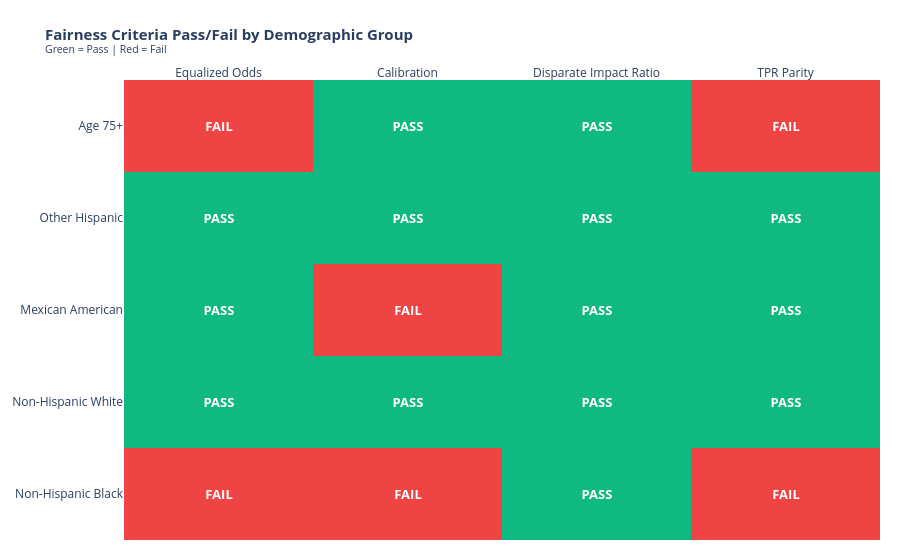

Notebook source saved alongside this figure:
### Markdown cell above
### Panel 3 — Fairness Metrics Pass/Fail Table

### Code cell
# Panel 3 — Fairness Metrics Pass/Fail Heatmap
groups = ['Non-Hispanic Black', 'Non-Hispanic White', 
          'Mexican American', 'Other Hispanic', 'Age 75+']
criteria = ['Equalized Odds', 'Calibration', 'Disparate Impact Ratio', 'TPR Parity']

# 1 = Pass, 0 = Fail
results = [
    [0, 0, 1, 0],  # NHB
    [1, 1, 1, 1],  # NHW
    [1, 0, 1, 1],  # Mexican American
    [1, 1, 1, 1],  # Other Hispanic
    [0, 1, 1, 0],  # Age 75+
]

color_map = [[0, '#EF4444'], [1, '#10B981']]

fig3 = go.Figure(data=go.Heatmap(
    z=results,
    x=criteria,
    y=groups,
    colorscale=[[0, '#EF4444'], [0.5, '#EF4444'], 
                [0.5, '#10B981'], [1, '#10B981']],
    showscale=False,
    text=[['FAIL' if v == 0 else 'PASS' for v in row] for row in results],
    texttemplate='<b>%{text}</b>',
    textfont=dict(color='white', size=13)
))

fig3.update_layout(
    title=dict(
        text='<b>Fairness Criteria Pass/Fail by Demographic Group</b><br>'
             '<sup>Green = Pass | Red = Fail</sup>',
        font=dict(size=15)
    ),
    height=380,
    margin=dict(l=20, r=20, t=80, b=20),
    xaxis=dict(side='top')
)

fig3.show()

### Figure 1 — Plotly figure (JSON) as saved in the notebook; plotly's stock layout.template omitted (floating-point values rounded to 4 significant figures)
{"data": [{"colorscale": [[0, "#EF4444"], [0.5, "#EF4444"], [0.5, "#10B981"], [1, "#10B981"]], "showscale": false, "text": [["FAIL", "FAIL", "PASS", "FAIL"], ["PASS", "PASS", "PASS", "PASS"], ["PASS", "FAIL", "PASS", "PASS"], ["PASS", "PASS", "PASS", "PASS"], ["FAIL", "PASS", "PASS", "FAIL"]], "textfont": {"color": "white", "size": 13}, "texttemplate": "<b>%{text}</b>", "type": "heatmap", "x": ["Equalized Odds", "Calibration", "Disparate Impact Ratio", "TPR Parity"], "y": ["Non-Hispanic Black", "Non-Hispanic White", "Mexican American", "Other Hispanic", "Age 75+"], "z": [[0, 0, 1, 0], [1, 1, 1, 1], [1, 0, 1, 1], [1, 1, 1, 1], [0, 1, 1, 0]]}], "layout": {"autosize": true, "margin": {"b": 20, "l": 20, "r": 20, "t": 80}, "title": {"font": {"size": 15}, "text": "<b>Fairness Criteria Pass/Fail by Demographic Group</b><br><sup>Green = Pass | Red = Fail</sup>"}, "xaxis": {"autorange": true, "range": [-0.5, 3.5], "side": "top", "type": "category"}, "yaxis": {"autorange": true, "range": [-0.5, 4.5], "type": "category"}}}
